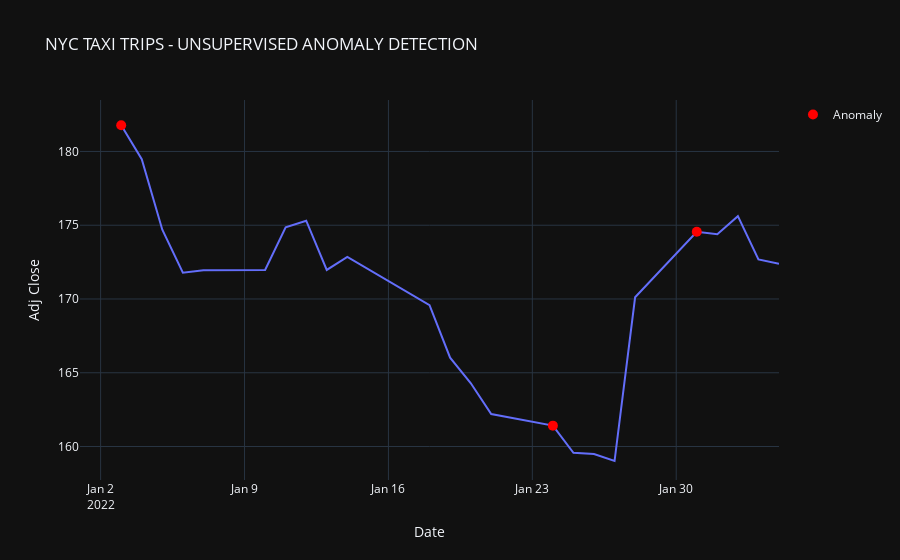

The cell this chart's notebook holds for it:
### Code cell
import plotly.express as px
import plotly.graph_objects as go
fig = px.line(iforest_results, x=iforest_results.index, y="Adj Close", title='NYC TAXI TRIPS - UNSUPERVISED ANOMALY DETECTION', template = 'plotly_dark')
# create list of outlier_dates
outlier_dates = iforest_results[iforest_results['Anomaly'] == 1].index
# obtain y value of anomalies to plot
y_values = [iforest_results.loc[i]['Adj Close'] for i in outlier_dates]
fig.add_trace(go.Scatter(x=outlier_dates, y=y_values, mode = 'markers', 
                name = 'Anomaly', 
                marker=dict(color='red',size=10)))
        
fig.show()

### Figure 1 — Plotly figure (JSON) as saved in the notebook; plotly's stock layout.template omitted (floating-point values rounded to 4 significant figures)
{"data": [{"hovertemplate": "Date=%{x}<br>Adj Close=%{y}<extra></extra>", "legendgroup": "", "line": {"color": "#636efa", "dash": "solid"}, "marker": {"symbol": "circle"}, "mode": "lines", "name": "", "orientation": "v", "showlegend": false, "type": "scatter", "x": ["2022-01-03T00:00:00", "2022-01-04T00:00:00", "2022-01-05T00:00:00", "2022-01-06T00:00:00", "2022-01-07T00:00:00", "2022-01-10T00:00:00", "2022-01-11T00:00:00", "2022-01-12T00:00:00", "2022-01-13T00:00:00", "2022-01-14T00:00:00", "2022-01-18T00:00:00", "2022-01-19T00:00:00", "2022-01-20T00:00:00", "2022-01-21T00:00:00", "2022-01-24T00:00:00", "2022-01-25T00:00:00", "2022-01-26T00:00:00", "2022-01-27T00:00:00", "2022-01-28T00:00:00", "2022-01-31T00:00:00", "2022-02-01T00:00:00", "2022-02-02T00:00:00", "2022-02-03T00:00:00", "2022-02-04T00:00:00"], "xaxis": "x", "y": [181.8, 179.5, 174.7, 171.8, 172.0, 172.0, 174.9, 175.3, 172.0, 172.8, 169.6, 166.0, 164.3, 162.2, 161.4, 159.6, 159.5, 159.0, 170.1, 174.6, 174.4, 175.6, 172.7, 172.4], "yaxis": "y"}, {"marker": {"color": "red", "size": 10}, "mode": "markers", "name": "Anomaly", "type": "scatter", "x": ["2022-01-03T00:00:00", "2022-01-24T00:00:00", "2022-01-31T00:00:00"], "y": [181.8, 161.4, 174.6]}], "layout": {"legend": {"tracegroupgap": 0}, "title": {"text": "NYC TAXI TRIPS - UNSUPERVISED ANOMALY DETECTION"}, "xaxis": {"anchor": "y", "domain": [0, 1], "title": {"text": "Date"}}, "yaxis": {"anchor": "x", "domain": [0, 1], "title": {"text": "Adj Close"}}}}
